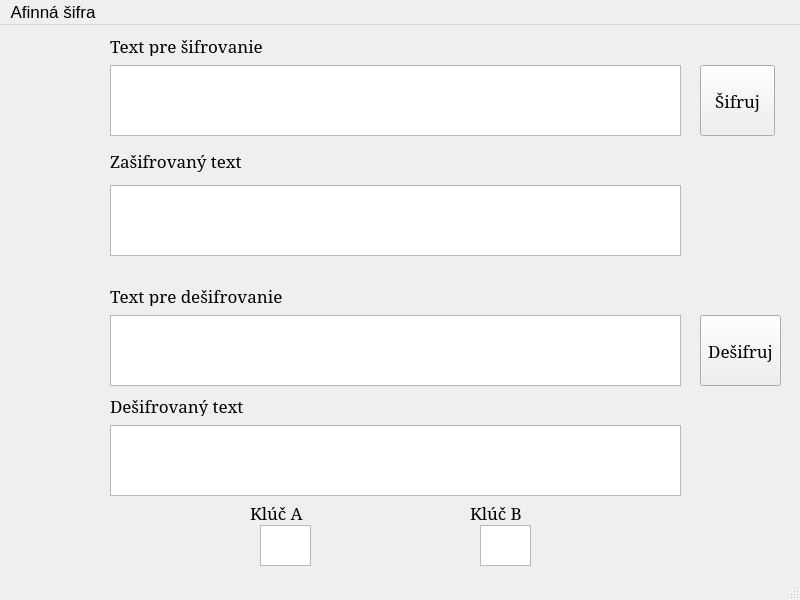
<?xml version="1.0" encoding="UTF-8"?>
<ui version="4.0">
 <class>MainWindow</class>
 <widget class="QMainWindow" name="MainWindow">
  <property name="geometry">
   <rect>
    <x>0</x>
    <y>0</y>
    <width>800</width>
    <height>600</height>
   </rect>
  </property>
  <property name="font">
   <font>
    <pointsize>13</pointsize>
   </font>
  </property>
  <property name="windowTitle">
   <string>MainWindow</string>
  </property>
  <widget class="QWidget" name="centralwidget">
   <widget class="QLabel" name="label">
    <property name="geometry">
     <rect>
      <x>110</x>
      <y>10</y>
      <width>201</width>
      <height>21</height>
     </rect>
    </property>
    <property name="font">
     <font>
      <family>Elephant</family>
      <pointsize>13</pointsize>
      <weight>50</weight>
      <bold>false</bold>
     </font>
    </property>
    <property name="text">
     <string>Text pre šifrovanie</string>
    </property>
   </widget>
   <widget class="QLabel" name="label_2">
    <property name="geometry">
     <rect>
      <x>110</x>
      <y>120</y>
      <width>191</width>
      <height>31</height>
     </rect>
    </property>
    <property name="font">
     <font>
      <family>Elephant</family>
      <pointsize>13</pointsize>
      <weight>50</weight>
      <bold>false</bold>
     </font>
    </property>
    <property name="text">
     <string>Zašifrovaný text</string>
    </property>
   </widget>
   <widget class="QLabel" name="label_3">
    <property name="geometry">
     <rect>
      <x>110</x>
      <y>370</y>
      <width>221</width>
      <height>21</height>
     </rect>
    </property>
    <property name="font">
     <font>
      <family>Elephant</family>
      <pointsize>13</pointsize>
      <weight>50</weight>
      <bold>false</bold>
     </font>
    </property>
    <property name="text">
     <string>Dešifrovaný text</string>
    </property>
   </widget>
   <widget class="QPushButton" name="sifruj">
    <property name="geometry">
     <rect>
      <x>700</x>
      <y>40</y>
      <width>75</width>
      <height>71</height>
     </rect>
    </property>
    <property name="font">
     <font>
      <family>Elephant</family>
      <pointsize>13</pointsize>
     </font>
    </property>
    <property name="text">
     <string>Šifruj</string>
    </property>
   </widget>
   <widget class="QPushButton" name="desifruj">
    <property name="geometry">
     <rect>
      <x>700</x>
      <y>290</y>
      <width>81</width>
      <height>71</height>
     </rect>
    </property>
    <property name="font">
     <font>
      <family>Elephant</family>
      <pointsize>13</pointsize>
      <weight>50</weight>
      <bold>false</bold>
     </font>
    </property>
    <property name="text">
     <string>Dešifruj</string>
    </property>
   </widget>
   <widget class="QTextEdit" name="desifrovanyText">
    <property name="geometry">
     <rect>
      <x>110</x>
      <y>400</y>
      <width>571</width>
      <height>71</height>
     </rect>
    </property>
   </widget>
   <widget class="QTextEdit" name="sifrovanyText">
    <property name="geometry">
     <rect>
      <x>110</x>
      <y>160</y>
      <width>571</width>
      <height>71</height>
     </rect>
    </property>
   </widget>
   <widget class="QTextEdit" name="vstupnyText">
    <property name="geometry">
     <rect>
      <x>110</x>
      <y>40</y>
      <width>571</width>
      <height>71</height>
     </rect>
    </property>
   </widget>
   <widget class="QLabel" name="label_4">
    <property name="geometry">
     <rect>
      <x>250</x>
      <y>480</y>
      <width>71</width>
      <height>16</height>
     </rect>
    </property>
    <property name="font">
     <font>
      <family>Elephant</family>
      <pointsize>13</pointsize>
      <weight>50</weight>
      <bold>false</bold>
     </font>
    </property>
    <property name="text">
     <string>Klúč A</string>
    </property>
   </widget>
   <widget class="QLabel" name="label_5">
    <property name="geometry">
     <rect>
      <x>470</x>
      <y>480</y>
      <width>61</width>
      <height>16</height>
     </rect>
    </property>
    <property name="font">
     <font>
      <family>Elephant</family>
      <pointsize>13</pointsize>
      <weight>50</weight>
      <bold>false</bold>
     </font>
    </property>
    <property name="text">
     <string>Klúč B</string>
    </property>
   </widget>
   <widget class="QTextEdit" name="klucA">
    <property name="geometry">
     <rect>
      <x>260</x>
      <y>500</y>
      <width>51</width>
      <height>41</height>
     </rect>
    </property>
   </widget>
   <widget class="QTextEdit" name="klucB">
    <property name="geometry">
     <rect>
      <x>480</x>
      <y>500</y>
      <width>51</width>
      <height>41</height>
     </rect>
    </property>
   </widget>
   <widget class="QTextEdit" name="sifrovany">
    <property name="geometry">
     <rect>
      <x>110</x>
      <y>290</y>
      <width>571</width>
      <height>71</height>
     </rect>
    </property>
   </widget>
   <widget class="QLabel" name="label_6">
    <property name="geometry">
     <rect>
      <x>110</x>
      <y>260</y>
      <width>201</width>
      <height>21</height>
     </rect>
    </property>
    <property name="font">
     <font>
      <family>Elephant</family>
      <pointsize>13</pointsize>
      <weight>50</weight>
      <bold>false</bold>
     </font>
    </property>
    <property name="text">
     <string>Text pre dešifrovanie</string>
    </property>
   </widget>
  </widget>
  <widget class="QMenuBar" name="menubar">
   <property name="geometry">
    <rect>
     <x>0</x>
     <y>0</y>
     <width>800</width>
     <height>28</height>
    </rect>
   </property>
   <widget class="QMenu" name="menuAfinn_ifra">
    <property name="title">
     <string>Afinná šifra</string>
    </property>
   </widget>
   <addaction name="menuAfinn_ifra"/>
  </widget>
  <widget class="QStatusBar" name="statusbar"/>
 </widget>
 <resources/>
 <connections/>
</ui>
